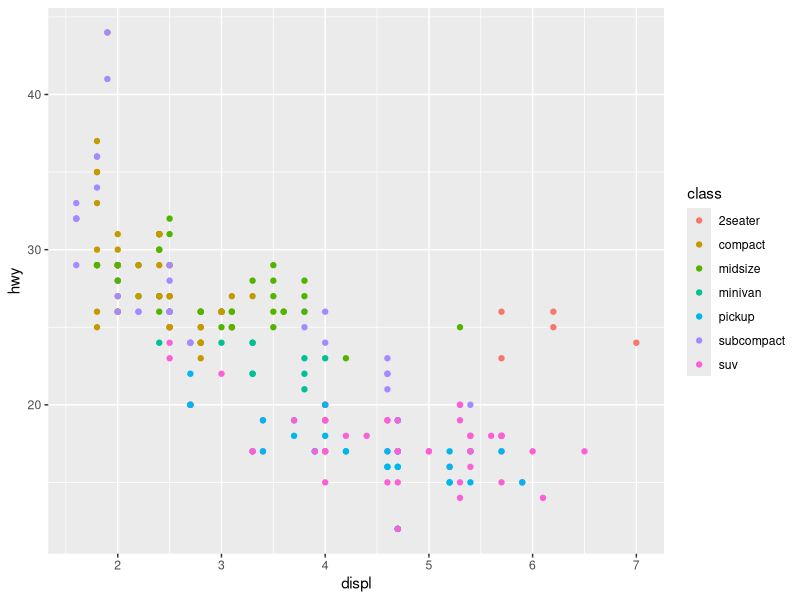
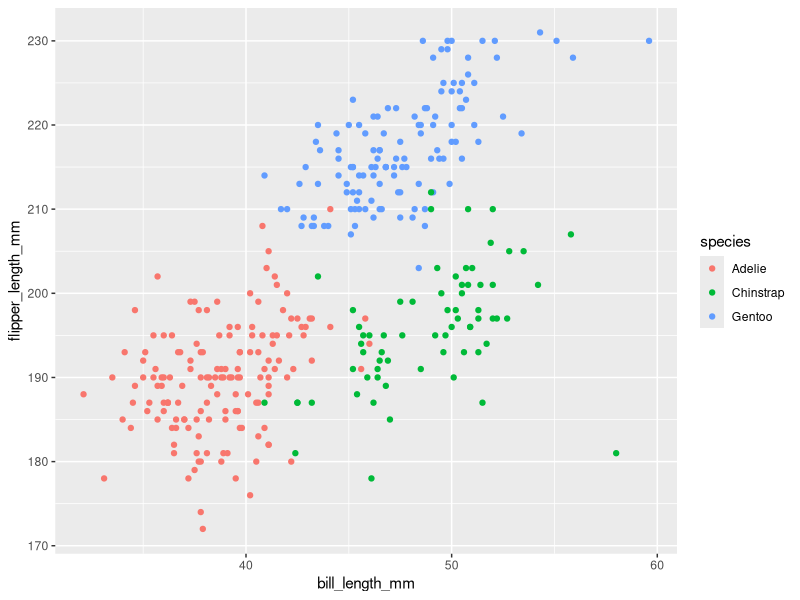

Source code (R) for these figures, in order:
## ---- chunk 1
1 + 1
## ---- chunk 2
#install.packages("palmerpenguins")
#library(tidyverse)
library(ggplot2)

ggplot(mpg, aes(displ, hwy, colour = class)) + 
  geom_point()
## ---- chunk 3
library(tidyverse)
library(palmerpenguins)
ggplot(penguins, aes(bill_length_mm, flipper_length_mm, colour = species)) + 
  geom_point()
## ---- chunk 4
glimpse(penguins)
